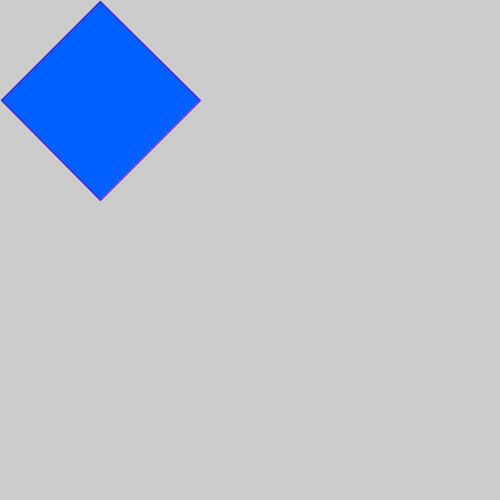
Frame 1 (no input)
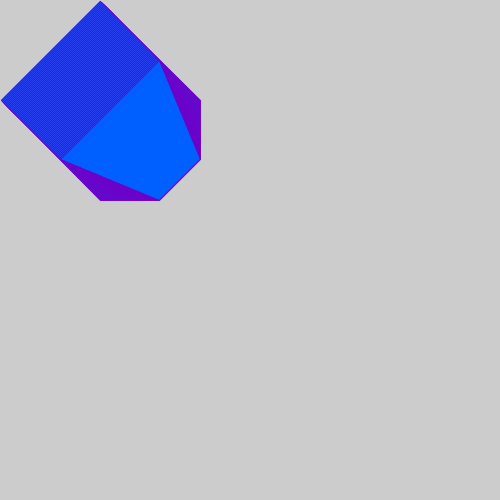
Frame 60 (the mouse pressed at the canvas centre just before this capture)
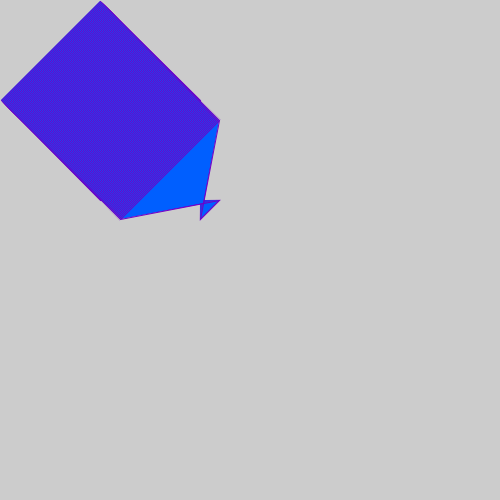
Frame 120 (the mouse held since frame 60 and released just before this capture)

The Processing sketch that drew these frames (run headless with seeded random() and noise(); from frame 60 on, the mouse is pressed at the canvas centre):

// Processing sketch: adam_projekt_2
// ── adam_projekt_2.pde
float x= 100;
float zig= 1;
float r = 109;
float g = 0;
float b = 200;
float y = 0;
void setup ()
{size(500, 500);
}
void draw()
 {
y=y+1;
  stroke(r,g,b);
  fill(random(200,170));
fill(0,95,255); 
quad(y,x,x,b,b,x,x,y);
  x=x +zig;
  
  if (x > zig + 450)
  {
    x=-50; 
    r = random(255);
g= random(255);
b=random(255); }
}
